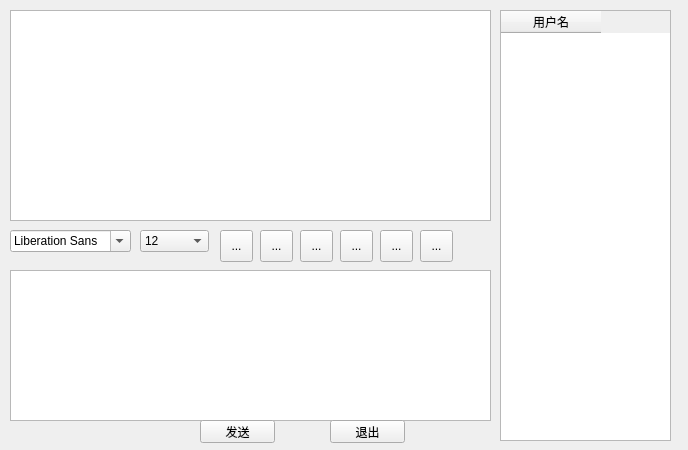
<?xml version="1.0" encoding="UTF-8"?>
<ui version="4.0">
 <class>Widget</class>
 <widget class="QWidget" name="Widget">
  <property name="geometry">
   <rect>
    <x>0</x>
    <y>0</y>
    <width>688</width>
    <height>450</height>
   </rect>
  </property>
  <property name="windowTitle">
   <string>Widget</string>
  </property>
  <property name="styleSheet">
   <string notr="true">#Widget{background-image:url(:/new/prefix2/Picture/talkDialogBackgroud3.jpg);}</string>
  </property>
  <widget class="QTextBrowser" name="msgBrowser">
   <property name="geometry">
    <rect>
     <x>10</x>
     <y>10</y>
     <width>481</width>
     <height>211</height>
    </rect>
   </property>
  </widget>
  <widget class="QTextEdit" name="msgTextEdit">
   <property name="geometry">
    <rect>
     <x>10</x>
     <y>270</y>
     <width>481</width>
     <height>151</height>
    </rect>
   </property>
  </widget>
  <widget class="QTableWidget" name="usrTblWidget">
   <property name="geometry">
    <rect>
     <x>500</x>
     <y>10</y>
     <width>171</width>
     <height>431</height>
    </rect>
   </property>
   <property name="selectionMode">
    <enum>QAbstractItemView::SingleSelection</enum>
   </property>
   <property name="selectionBehavior">
    <enum>QAbstractItemView::SelectRows</enum>
   </property>
   <property name="showGrid">
    <bool>false</bool>
   </property>
   <column>
    <property name="text">
     <string>用户名</string>
    </property>
   </column>
  </widget>
  <widget class="QFontComboBox" name="fontCbx">
   <property name="geometry">
    <rect>
     <x>10</x>
     <y>230</y>
     <width>121</width>
     <height>22</height>
    </rect>
   </property>
  </widget>
  <widget class="QComboBox" name="sizeCbx">
   <property name="geometry">
    <rect>
     <x>140</x>
     <y>230</y>
     <width>69</width>
     <height>22</height>
    </rect>
   </property>
   <property name="currentIndex">
    <number>4</number>
   </property>
   <item>
    <property name="text">
     <string>8</string>
    </property>
   </item>
   <item>
    <property name="text">
     <string>9</string>
    </property>
   </item>
   <item>
    <property name="text">
     <string>10</string>
    </property>
   </item>
   <item>
    <property name="text">
     <string>11</string>
    </property>
   </item>
   <item>
    <property name="text">
     <string>12</string>
    </property>
   </item>
   <item>
    <property name="text">
     <string>13</string>
    </property>
   </item>
   <item>
    <property name="text">
     <string>14</string>
    </property>
   </item>
   <item>
    <property name="text">
     <string>15</string>
    </property>
   </item>
   <item>
    <property name="text">
     <string>16</string>
    </property>
   </item>
   <item>
    <property name="text">
     <string>17</string>
    </property>
   </item>
   <item>
    <property name="text">
     <string>18</string>
    </property>
   </item>
   <item>
    <property name="text">
     <string>19</string>
    </property>
   </item>
   <item>
    <property name="text">
     <string>20</string>
    </property>
   </item>
   <item>
    <property name="text">
     <string>21</string>
    </property>
   </item>
   <item>
    <property name="text">
     <string>22</string>
    </property>
   </item>
  </widget>
  <widget class="QPushButton" name="sendBtn">
   <property name="geometry">
    <rect>
     <x>200</x>
     <y>420</y>
     <width>75</width>
     <height>23</height>
    </rect>
   </property>
   <property name="styleSheet">
    <string notr="true">    this-&gt;setStyleSheet(&quot;QPushButton{&quot;
                        &quot;border: 2.5px outset gray;&quot;
                        &quot;border-radius:6px;&quot;
                        &quot;font:bold 13px;&quot;
                        &quot;}&quot;);</string>
   </property>
   <property name="text">
    <string>发送</string>
   </property>
  </widget>
  <widget class="QPushButton" name="exitBtn">
   <property name="geometry">
    <rect>
     <x>330</x>
     <y>420</y>
     <width>75</width>
     <height>23</height>
    </rect>
   </property>
   <property name="styleSheet">
    <string notr="true">    this-&gt;setStyleSheet(&quot;QPushButton{&quot;
                        &quot;border: 2.5px outset gray;&quot;
                        &quot;border-radius:6px;&quot;
                        &quot;font:bold 13px;&quot;
                        &quot;}&quot;);</string>
   </property>
   <property name="text">
    <string>退出</string>
   </property>
  </widget>
  <widget class="QToolButton" name="boldTBtn">
   <property name="geometry">
    <rect>
     <x>220</x>
     <y>230</y>
     <width>33</width>
     <height>32</height>
    </rect>
   </property>
   <property name="toolTip">
    <string>加粗</string>
   </property>
   <property name="text">
    <string>...</string>
   </property>
   <property name="checkable">
    <bool>true</bool>
   </property>
  </widget>
  <widget class="QToolButton" name="italicTBtn">
   <property name="geometry">
    <rect>
     <x>260</x>
     <y>230</y>
     <width>33</width>
     <height>32</height>
    </rect>
   </property>
   <property name="toolTip">
    <string>倾斜</string>
   </property>
   <property name="text">
    <string>...</string>
   </property>
   <property name="checkable">
    <bool>true</bool>
   </property>
  </widget>
  <widget class="QToolButton" name="underlineTBtn">
   <property name="geometry">
    <rect>
     <x>300</x>
     <y>230</y>
     <width>33</width>
     <height>32</height>
    </rect>
   </property>
   <property name="toolTip">
    <string>下划线</string>
   </property>
   <property name="text">
    <string>...</string>
   </property>
   <property name="checkable">
    <bool>true</bool>
   </property>
  </widget>
  <widget class="QToolButton" name="colorTBtn">
   <property name="geometry">
    <rect>
     <x>340</x>
     <y>230</y>
     <width>33</width>
     <height>32</height>
    </rect>
   </property>
   <property name="toolTip">
    <string>更改字体颜色</string>
   </property>
   <property name="text">
    <string>...</string>
   </property>
   <property name="checkable">
    <bool>true</bool>
   </property>
  </widget>
  <widget class="QToolButton" name="saveTBtn">
   <property name="geometry">
    <rect>
     <x>380</x>
     <y>230</y>
     <width>33</width>
     <height>32</height>
    </rect>
   </property>
   <property name="toolTip">
    <string>保存聊天记录</string>
   </property>
   <property name="text">
    <string>...</string>
   </property>
   <property name="checkable">
    <bool>true</bool>
   </property>
  </widget>
  <widget class="QToolButton" name="clearTBtn">
   <property name="geometry">
    <rect>
     <x>420</x>
     <y>230</y>
     <width>33</width>
     <height>32</height>
    </rect>
   </property>
   <property name="toolTip">
    <string>清空聊天记录</string>
   </property>
   <property name="text">
    <string>...</string>
   </property>
   <property name="checkable">
    <bool>true</bool>
   </property>
  </widget>
 </widget>
 <layoutdefault spacing="6" margin="11"/>
 <resources/>
 <connections/>
</ui>
